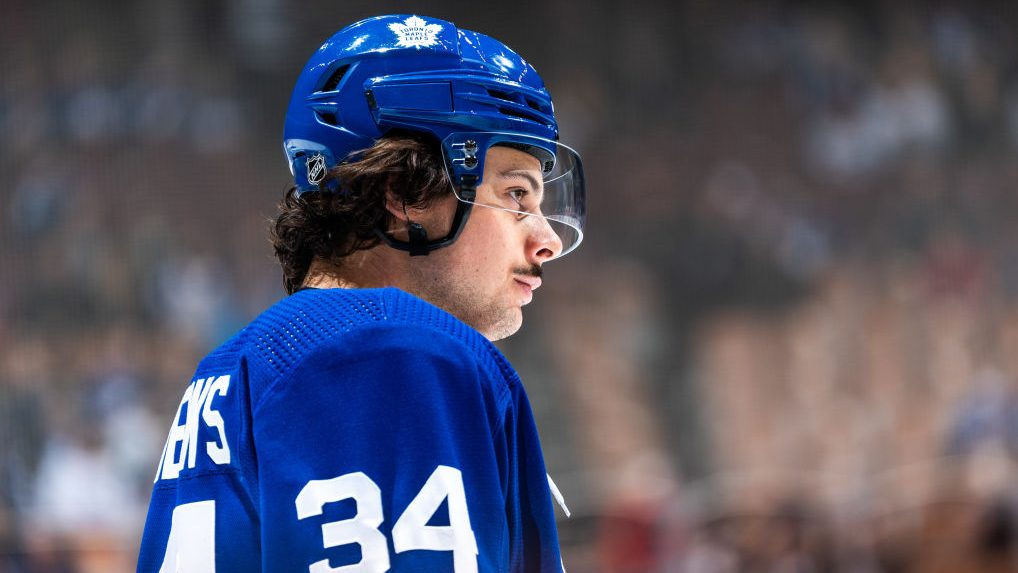
#> input picture test.jpg, 1018 x 573 px
$ python sketches.py
#> lines starting #> are read from the running program, lines starting #| are printed output that depends on the picture
#> further down, img is the input picture: PIL image 1018x573 RGB; mean R, G, B 85.2, 84.9, 103.1
### background_noise.py
from PIL import Image
from noise import pnoise2
import numpy as np

# This class will add BackgroundNoise and texture to the image to fill it out once the major edges and the outline is created
class BackgroundNoise:
    def __init__(self, dimensions, levels):
        self.dimensions = dimensions
        self.levels = levels

    def background_noise(self):
        # Creating the texture for the image
        # The empty function returns a new empty matrix, that is the size of the passed dimensions (the size of the image)
        texture = np.empty([self.dimensions[1], self.dimensions[0]])

        # The frequency of when the background should be filled in is passed by the image (6) then multiplied by 16 for best results
        frequency = 16.0 * self.levels

        # Double for loop to loop through the rows and columns of the generated shape matrix
        for i in range(self.dimensions[1]):
            for j in range(self.dimensions[0]):

                # Algorithm to determine the darkness of the texture being added
                # As for loop increases (increase rows and columns in matrix), darkness decreases to create the best looking image
                dark = int(pnoise2(i / frequency, j / frequency, self.levels) * 127.0 + 128.0)

                # Texture at each entry in matrix is determined by dark algorithm
                texture[i][j] = dark

        # Now each entry in the matrix has a specific texture to determine how dark or light it is
        # Convert this matrix into an image using .fromarray function, then concert image to RGB from black and white
        return Image.fromarray(texture).convert("RGB")

### sketches.py
import cv2 as cv
import numpy as np
import random
from outline import Outline
from background_noise import BackgroundNoise
from PIL import Image, ImageOps

# This program generates a light pencil sketch of a photo (drawing.png), and a more accentuated, thick penciled detailed sketch of a photo (final.png)
# The outline of the major edges of the photo can be seen in edges.png

filename = "test.jpg"

class Drawing:
    def __init__(self, image):

        # Read the image
#> called with image = 'test.jpg'
        self.img = cv.imread(image)

    def drawing(self):

        # Follow the process to apply the blur to the image, and to reverse the colors so it's white outline on black background
        # Change to black and white
        gray = cv.cvtColor(self.img, cv.COLOR_BGR2GRAY)
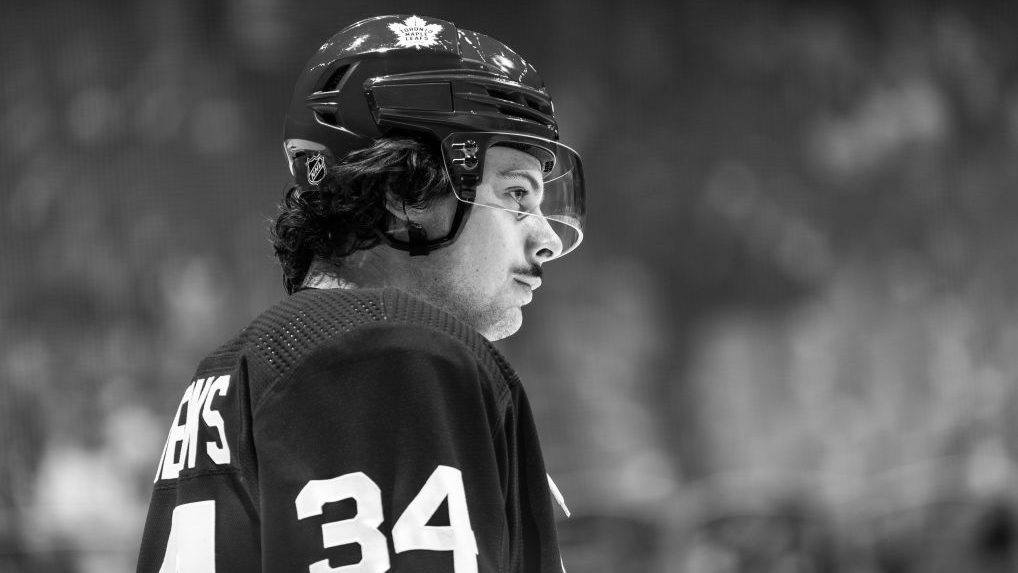
#> gray: shape (573, 1018); min 0, max 255, mean 87.1

        # Inverse the colors
        inverse = 255 - gray
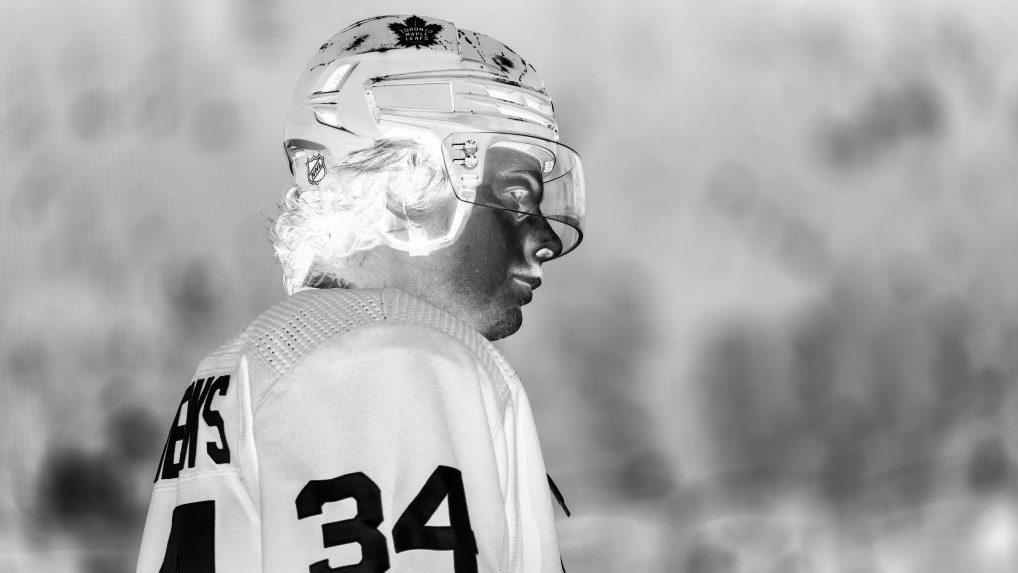
#> inverse: shape (573, 1018); min 0, max 255, mean 167.9

        # Apply the Gaussian blur to smooth the edges and accentuate them
        blur = cv.GaussianBlur(inverse, (13,13), 0)
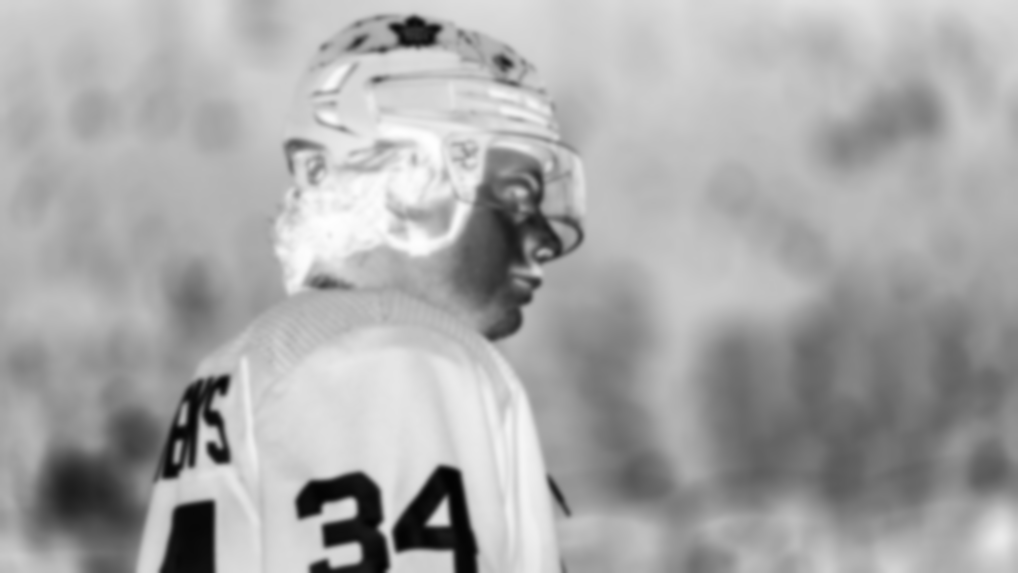
#> blur: shape (573, 1018); min 2, max 254, mean 167.9

        # After applying the blur, undo the inversion by dividing the matrices on a 256 scale
        return cv.divide(gray, 255-blur, scale=256)
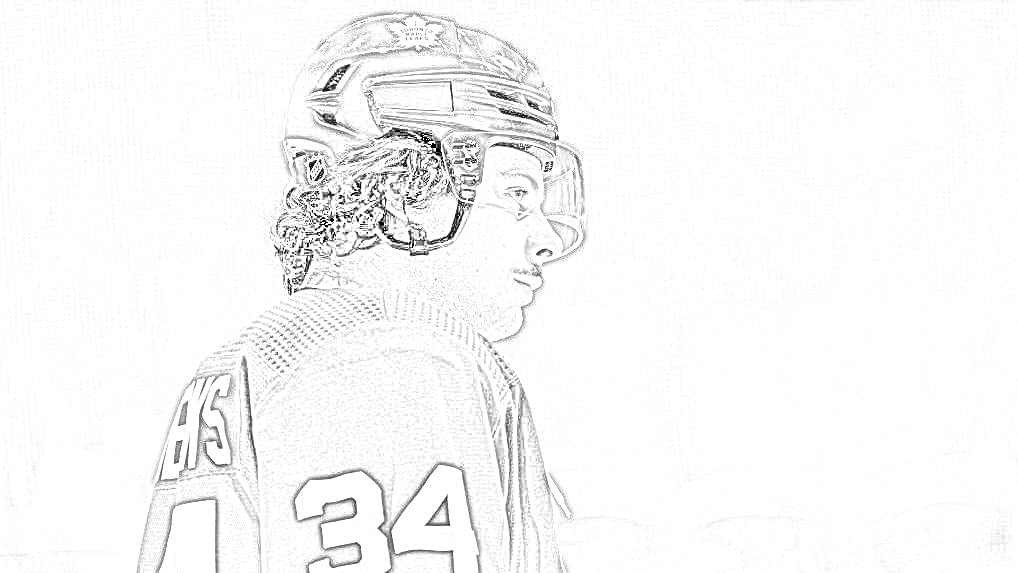
#> returned value: shape (573, 1018); min 0, max 255, mean 247.7

# Open the image
img = Image.open(filename)

# Get the image after applying the Drawing class to it
# This will create the image as a lighter pencil sketch, with background noise nor major edge detection applied
drawing = Drawing(filename).drawing()
cv.imwrite("drawing.png", drawing)

# Apply background noise to image (see background_noise.py for process)
background = BackgroundNoise(img.size, levels=6).background_noise()
#> (the run stopped early here; a loop or call above may not have finished)
